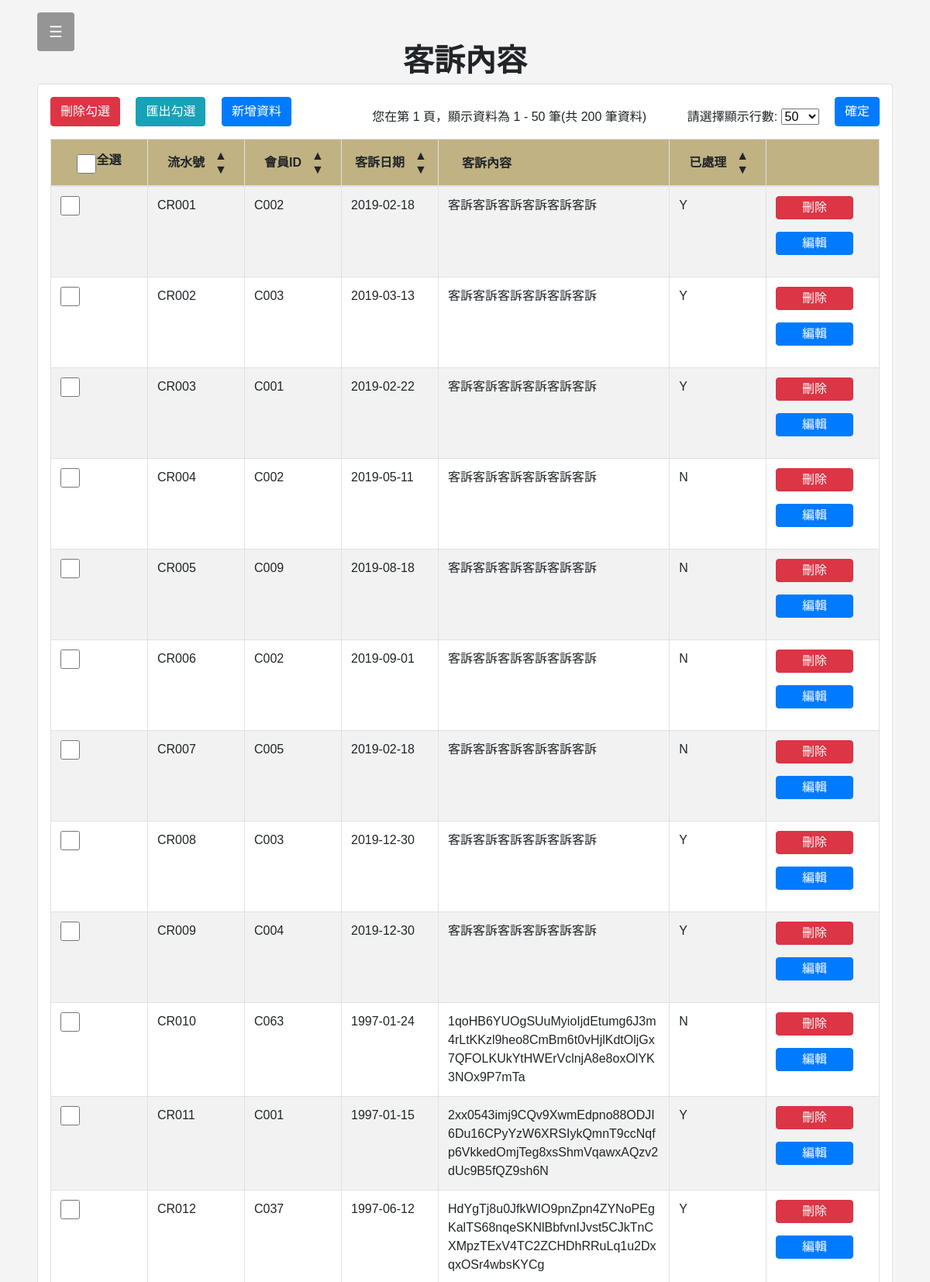
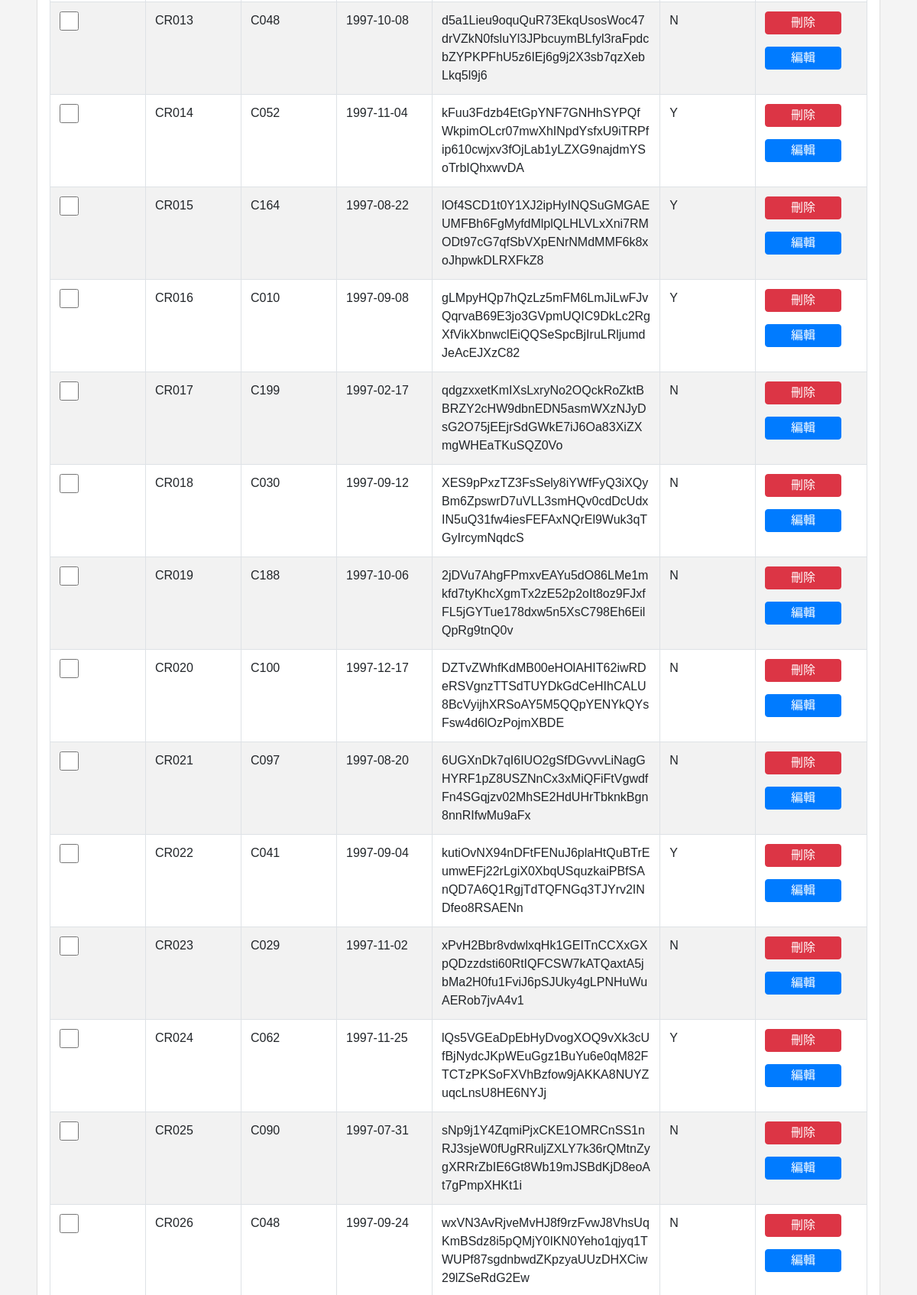
The app's page /works/cram.php (signed in, upper part) with its own data (2 pictures, top to bottom).
### tables this page shows
CREATE TABLE `crams` (
  `cramID` varchar(5) NOT NULL default '', 
  `customerID` varchar(5) NOT NULL default '', 
  `cDate` date default NULL,  
  `cramContent` varchar(300) default NULL,  
  `cChecked` enum('Y','N') NOT NULL,  
  PRIMARY KEY  (`cramID`)
);

### works/cram.php (the view, shortened to what this page needs)
<?php
$link = @mysqli_connect("localhost", "root", "") or die(mysqli_connect_error());
mysqli_select_db($link, "coffee");
if (isset($_GET["page"])) {
    $page = $_GET["page"];
} else {
    $page = 1;
}
$rowNum = $_SESSION["cram_row_num"];
$total_num_rows = mysqli_num_rows(mysqli_query($link, "select cramID from coffee.crams;"));
$tableOffSet = $rowNum * ($page - 1);
$showDataStartFrom = $tableOffSet + 1;
$showDataEndTo = $tableOffSet + $rowNum;
$ASCorDESC = $_SESSION["ASCorDESC"];
$orderby = $_SESSION["cr_orderby"];
?>
<!DOCTYPE html>
<head>
    <link rel="stylesheet" href="https://maxcdn.bootstrapcdn.com/bootstrap/4.4.1/css/bootstrap.min.css">
    <link rel="stylesheet" type="text/css" href="../demostyle.css">
</head>
<body class="bg-color-Paper">
<?php include '../parts/head.php';?>
<div class="main p-5">
<div class="container" style="text-align:center; font-size: 40px; font-weight: 700;">客訴內容</div>
<form method='post' class="card p-3">
    <div>
        <input type="submit" value="刪除勾選" name="deleteSelected" onclick="return confirm('你確定要刪除勾選資料嗎？')"class="btn btn-danger mb-3">
        <input type="submit" value="匯出勾選" class="btn btn-info ml-3 mb-3" name="exportSelected">
        <input type="button" value="新增資料" name="edit" class="btn btn-primary ml-3 mb-3"
               data-toggle="modal" data-target="#Modal_add">
                <div class='float-right'>
                    <span class="mr-5">
                    <?php echo "您在第 $page 頁，顯示資料為 $showDataStartFrom - $showDataEndTo 筆(共 $total_num_rows 筆資料)" ?>
                    </span>
                    <label for="row_num_select">請選擇顯示行數:</label>
                    <select id="row_num_select" name="row_num">
                        <option value="50" <?php if ($rowNum == 50) {echo "selected";}?>>50 </option>
                    </select>
                    <input type="submit" value="確定" name="row_num_submit" class="btn btn-primary ml-3 mb-3">
                </div>
    <table class="table table-striped table-bordered data_main_table">
    <thead class="bg-color-gold">
                    <tr>
                        <th>
                        <div class="d-flex justify-content-center align-items-center flex-row m-0 " style='width: 100px;'>
                            <input type="checkbox" id="selectAll" onclick="selectAllCheckbox()" class='checkmark' style='position: relative;'>
                            <label for="selectAll">全選</label>
                        </div>
                        </th>
                        <th>
                            <div class="d-flex justify-content-center align-items-center flex-row m-0 " style='width: 100px;'>
                                <p class="m-1">流水號</p>
                                <div class="DESC-ASC ml-2">
                                    <input type="submit" class="d-block btn btn-DESC" value="▲" name="cramID_DESC">
                                    <input type="submit" class="d-block btn btn-ASC" value="▼" name="cramID_ASC">
                                </div>
                            </div>
                        </th>
                        <th>
                            <div class="d-flex justify-content-center align-items-center flex-row m-0" style='width: 100px;'>
                                <p class="m-1">會員ID</p>
                                <div class="DESC-ASC ml-2">
                                    <input type="submit" class="d-block btn btn-DESC" value="▲" name="customerID_DESC">
                                    <input type="submit" class="d-block btn btn-ASC" value="▼" name="customerID_ASC">
                                </div>
                            </div>
                        </th>
                        <th>
                            <div class="d-flex justify-content-center align-items-center flex-row m-0" style='width: 100px;'>
                                <p class="m-1">客訴日期</p>
                                <div class="DESC-ASC ml-2">
                                    <input type="submit" class="d-block btn btn-DESC" value="▲" name="cDate_DESC">
                                    <input type="submit" class="d-block btn btn-ASC" value="▼" name="cDate_ASC">
                                </div>
                            </div>
                        </th>
                        <th>
                            <div class="d-flex justify-content-center align-items-center flex-row m-0" style='width: 100px;'>
                                <p class="m-1">客訴內容</p>
                            </div>
                        </th>
                        <th>
                            <div class="d-flex justify-content-center align-items-center flex-row m-0" style='width: 100px;'>
                                <p class="m-1">已處理</p>
                                <div class="DESC-ASC ml-2">
                                    <input type="submit" class="d-block btn btn-DESC" value="▲" name="cChecked_DESC">
                                    <input type="submit" class="d-block btn btn-ASC" value="▼" name="cChecked_ASC">
                                </div>
                            </div>
                        </th>
                        <th>
                        </th>
                </thead>
        <tbody>
<?php
$commandText = <<<SqlQuery
select cramID, customerID, cDate, cramContent, cChecked
from coffee.crams ORDER BY $orderby $ASCorDESC LIMIT $rowNum OFFSET $tableOffSet
SqlQuery;
$result = mysqli_query($link, $commandText);
while ($row = mysqli_fetch_assoc($result)): ?>
            <tr class="dataSQL">
                        <td>
                        <input type="checkbox" name="<?php echo "selected" . $row["cramID"] ?>"class='checkmark'
                        style='position: relative;'>
                        </td>
                        <td id="<?php echo $row["cramID"] . "cramID" ?>"><?php echo $row["cramID"] ?></td>
                        <td id="<?php echo $row["cramID"] . "customerID" ?>" ><?php echo $row["customerID"] ?></td>
                        <td id="<?php echo $row["cramID"] . "cDate" ?>" ><?php echo $row["cDate"] ?></td>
                        <td id="<?php echo $row["cramID"] . "cramContent" ?>"><?php echo $row["cramContent"] ?></td>
                        <td id="<?php echo $row["cramID"] . "cChecked" ?>"><?php echo $row["cChecked"] ?></td>
                        <td>
                    <input type="submit" value="刪除" name="<?php echo "delete" . $row["cramID"] ?>"
                        class="btn btn-danger mb-3" onclick="return confirm('你確定要刪除這筆資料嗎？')">
                    <input type='button' value="編輯" name="<?php echo "edit" . $row["cramID"] ?>"
                        class="btn btn-primary mb-3" onclick="throwinmodal_CRAM(<?php echo "'" . $row['cramID'] . "'" ?>)">
                        </td>
            </tr>
            <?php endwhile?>
        </tbody>
    </table>
</form>
</div>
<?php include '../parts/footer.php';?>
</body>

### demostyle.css (style rules this page uses)
.bg-color-gold { background-color: #C0B283 !important; }
.bg-color-Paper { background-color: #F4F4F4 !important; }
.checkmark { position: absolute; top: 0; left: 0; height: 25px; width: 25px; background-color: #eee; }
.checkmark:after { content: ""; position: absolute; display: none; }
body { font-family: 'Noto Sans TC', sans-serif; }
td>input { width: 100px; }
.btn-DESC, .btn-ASC { height: 1.1rem; margin: 0; background-color: none; padding: 0; line-height: 1rem; }
.data_main_table .btn { line-height: 1; }
.data_main_table th { text-align: center; }
td { word-break: break-all; }

### records on screen
crams: cramID "CR001", customerID "C002", cDate "2019-02-18", cramContent "客訴客訴客訴客訴客訴客訴", cChecked "Y"
crams: cramID "CR002", customerID "C003", cDate "2019-03-13", cramContent "客訴客訴客訴客訴客訴客訴", cChecked "Y"
crams: cramID "CR003", customerID "C001", cDate "2019-02-22", cramContent "客訴客訴客訴客訴客訴客訴", cChecked "Y"
crams: cramID "CR004", customerID "C002", cDate "2019-05-11", cramContent "客訴客訴客訴客訴客訴客訴", cChecked "N"
crams: cramID "CR005", customerID "C009", cDate "2019-08-18", cramContent "客訴客訴客訴客訴客訴客訴", cChecked "N"
crams: cramID "CR006", customerID "C002", cDate "2019-09-01", cramContent "客訴客訴客訴客訴客訴客訴", cChecked "N"
crams: cramID "CR007", customerID "C005", cDate "2019-02-18", cramContent "客訴客訴客訴客訴客訴客訴", cChecked "N"
crams: cramID "CR008", customerID "C003", cDate "2019-12-30", cramContent "客訴客訴客訴客訴客訴客訴", cChecked "Y"
crams: cramID "CR009", customerID "C004", cDate "2019-12-30", cramContent "客訴客訴客訴客訴客訴客訴", cChecked "Y"
crams: cramID "CR010", customerID "C063", cDate "1997-01-24", cramContent "1qoHB6YUOgSUuMyioIjdEtumg6J3m4rLtKKzl9heo8CmBm6t0vHjlKdtOljGx7QFOLKUkYtHWErVclnjA8e8oxOlYK3NOx9P7mTa", cChecked "N"
crams: cramID "CR011", customerID "C001", cDate "1997-01-15", cramContent "2xx0543imj9CQv9XwmEdpno88ODJI6Du16CPyYzW6XRSIykQmnT9ccNqfp6VkkedOmjTeg8xsShmVqawxAQzv2dUc9B5fQZ9sh6N", cChecked "Y"
crams: cramID "CR012", customerID "C037", cDate "1997-06-12", cramContent "HdYgTj8u0JfkWIO9pnZpn4ZYNoPEgKalTS68nqeSKNlBbfvnIJvst5CJkTnCXMpzTExV4TC2ZCHDhRRuLq1u2DxqxOSr4wbsKYCg", cChecked "Y"
crams: cramID "CR013", customerID "C048", cDate "1997-10-08", cramContent "d5a1Lieu9oquQuR73EkqUsosWoc47drVZkN0fsluYl3JPbcuymBLfyl3raFpdcbZYPKPFhU5z6IEj6g9j2X3sb7qzXebLkq5l9j6", cChecked "N"
crams: cramID "CR014", customerID "C052", cDate "1997-11-04", cramContent "kFuu3Fdzb4EtGpYNF7GNHhSYPQfWkpimOLcr07mwXhINpdYsfxU9iTRPfip610cwjxv3fOjLab1yLZXG9najdmYSoTrbIQhxwvDA", cChecked "Y"
crams: cramID "CR015", customerID "C164", cDate "1997-08-22", cramContent "lOf4SCD1t0Y1XJ2ipHyINQSuGMGAEUMFBh6FgMyfdMlplQLHLVLxXni7RMODt97cG7qfSbVXpENrNMdMMF6k8xoJhpwkDLRXFkZ8", cChecked "Y"
crams: cramID "CR016", customerID "C010", cDate "1997-09-08", cramContent "gLMpyHQp7hQzLz5mFM6LmJiLwFJvQqrvaB69E3jo3GVpmUQIC9DkLc2RgXfVikXbnwclEiQQSeSpcBjIruLRljumdJeAcEJXzC82", cChecked "Y"
crams: cramID "CR017", customerID "C199", cDate "1997-02-17", cramContent "qdgzxxetKmIXsLxryNo2OQckRoZktBBRZY2cHW9dbnEDN5asmWXzNJyDsG2O75jEEjrSdGWkE7iJ6Oa83XiZXmgWHEaTKuSQZ0Vo", cChecked "N"
crams: cramID "CR018", customerID "C030", cDate "1997-09-12", cramContent "XES9pPxzTZ3FsSely8iYWfFyQ3iXQyBm6ZpswrD7uVLL3smHQv0cdDcUdxIN5uQ31fw4iesFEFAxNQrEl9Wuk3qTGyIrcymNqdcS", cChecked "N"
crams: cramID "CR019", customerID "C188", cDate "1997-10-06", cramContent "2jDVu7AhgFPmxvEAYu5dO86LMe1mkfd7tyKhcXgmTx2zE52p2oIt8oz9FJxfFL5jGYTue178dxw5n5XsC798Eh6EilQpRg9tnQ0v", cChecked "N"
crams: cramID "CR020", customerID "C100", cDate "1997-12-17", cramContent "DZTvZWhfKdMB00eHOlAHIT62iwRDeRSVgnzTTSdTUYDkGdCeHIhCALU8BcVyijhXRSoAY5M5QQpYENYkQYsFsw4d6lOzPojmXBDE", cChecked "N"
crams: cramID "CR021", customerID "C097", cDate "1997-08-20", cramContent "6UGXnDk7qI6IUO2gSfDGvvvLiNagGHYRF1pZ8USZNnCx3xMiQFiFtVgwdfFn4SGqjzv02MhSE2HdUHrTbknkBgn8nnRIfwMu9aFx", cChecked "N"
crams: cramID "CR022", customerID "C041", cDate "1997-09-04", cramContent "kutiOvNX94nDFtFENuJ6plaHtQuBTrEumwEFj22rLgiX0XbqUSquzkaiPBfSAnQD7A6Q1RgjTdTQFNGq3TJYrv2INDfeo8RSAENn", cChecked "Y"
crams: cramID "CR023", customerID "C029", cDate "1997-11-02", cramContent "xPvH2Bbr8vdwlxqHk1GEITnCCXxGXpQDzzdsti60RtIQFCSW7kATQaxtA5jbMa2H0fu1FviJ6pSJUky4gLPNHuWuAERob7jvA4v1", cChecked "N"
crams: cramID "CR024", customerID "C062", cDate "1997-11-25", cramContent "lQs5VGEaDpEbHyDvogXOQ9vXk3cUfBjNydcJKpWEuGgz1BuYu6e0qM82FTCTzPKSoFXVhBzfow9jAKKA8NUYZuqcLnsU8HE6NYJj", cChecked "Y"
crams: cramID "CR025", customerID "C090", cDate "1997-07-31", cramContent "sNp9j1Y4ZqmiPjxCKE1OMRCnSS1nRJ3sjeW0fUgRRuljZXLY7k36rQMtnZygXRRrZbIE6Gt8Wb19mJSBdKjD8eoAt7gPmpXHKt1i", cChecked "N"
crams: cramID "CR026", customerID "C048", cDate "1997-09-24", cramContent "wxVN3AvRjveMvHJ8f9rzFvwJ8VhsUqKmBSdz8i5pQMjY0IKN0Yeho1qjyq1TWUPf87sgdnbwdZKpzyaUUzDHXCiw29lZSeRdG2Ew", cChecked "N"

### other values on screen
$page "1"
$showDataStartFrom "1"
$showDataEndTo "50"
$total_num_rows "200"
